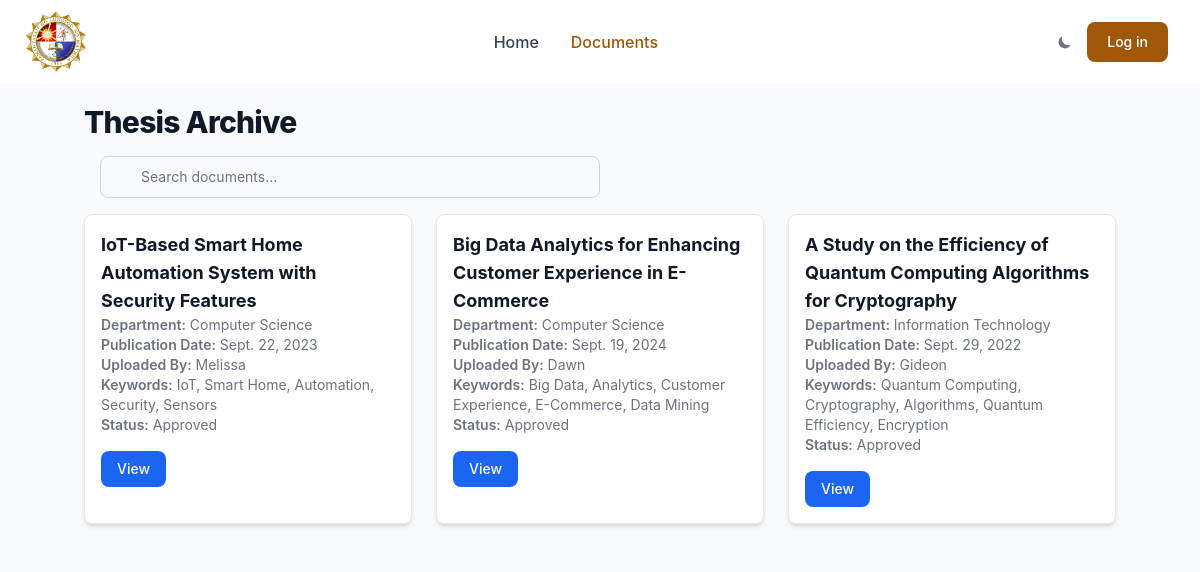
The app's page /document/list with its own data.
### archive_app/models.py (models this page shows, shortened)
class Document(models.Model):
    STATUS_CHOICES = [
        ('Pending', 'Pending'),
        ('Approved', 'Approved'),
    ]
    title = models.CharField(max_length=255)  # Required
    abstract = models.TextField(blank=True, null=True)  # Optional
    publication_date = models.DateField(blank=True, null=True)
    document_type = models.CharField(max_length=100, blank=True, null=True)  # Optional
    degree_name = models.CharField(max_length=100, blank=True, null=True)  # Optional
    subject_categories = models.CharField(max_length=255, blank=True, null=True)  # Optional
    college = models.CharField(max_length=100, blank=True, null=True)  # Optional
    department = models.CharField(max_length=100)  # Required
    advisor = models.CharField(max_length=100, blank=True, null=True)  # Optional
    panel_members = models.TextField(blank=True, null=True)  # Optional
    keywords = models.TextField(blank=True, null=True)  # Optional
    language = models.CharField(max_length=50, blank=True, null=True)  # Optional
    file_path = models.FileField(upload_to='documents/')  # Required
    uploaded_by = models.ForeignKey(User, on_delete=models.CASCADE)  # Required
    status = models.CharField(max_length=10, choices=STATUS_CHOICES, default='Pending')  # Required

class User(AbstractUser):
    ROLE_CHOICES = [
        ('guest', 'Guest'),
        ('student', 'Student'),
        ('admin', 'Admin'),
    ]
    username = None  # Remove the username field
    first_name = None  # Remove the first_name field
    last_name = None  # Remove the last_name field
    email = models.EmailField(unique=True)  # Use email as the unique identifier
    full_name = models.CharField(max_length=255, blank=True)  # Custom full_name field
    role = models.CharField(max_length=10, choices=ROLE_CHOICES, default='guest')
    is_active = models.BooleanField(default=True)
    objects = CustomUserManager()  # Attach the custom manager
    USERNAME_FIELD = 'email'  # Set email as the unique identifier for authentication
    REQUIRED_FIELDS = []  # Remove the requirement for other fields during user creation

### archive_app/views.py (the view)
# urls.py: path('document/list', views.document_list, name='document_list'),
def document_list(request):
    query = request.GET.get('q')  # For search functionality
    status_filter = request.GET.get('status')  # For status filtering (Pending, Approved, etc.)
    if request.user.is_authenticated:
        if request.user.role == 'student':
            documents = Document.objects.filter(
                Q(status="Approved") | Q(status="Pending", uploaded_by=request.user)
            )
        elif request.user.role == 'admin':
            documents = Document.objects.all()
        else:
            documents = Document.objects.filter(status="Approved")
    else:
        documents = Document.objects.filter(status="Approved")
    if query:
        documents = documents.filter(
            Q(title__icontains=query) | Q(keywords__icontains=query) | Q(abstract__icontains=query)
        )
    if status_filter:
        documents = documents.filter(status=status_filter)
    paginator = Paginator(documents, 10)  # Show 10 documents per page
    page = request.GET.get('page')
    documents = paginator.get_page(page)
    return render(request, 'document_list.html', {
        'documents': documents,
        'query': query,
        'selected_status': status_filter,
    })

### templates/document_list.html (shortened to what this page needs)
{% extends "_base.html" %}
{% load static %}
{% block content %}
<section class="bg-gray-50 dark:bg-gray-900 p-3 sm:p-5">
    <div class="mx-auto max-w-screen-xl px-4 lg:px-12">
        <h1 class="text-2xl font-extrabold tracking-tight leading-none text-gray-900 md:text-3xl dark:text-white">
            Thesis Archive
        </h1>
        <div class="flex items-center justify-between space-y-3 md:space-y-0 md:space-x-4 p-4">
            <div class="w-full md:w-1/2">
                <form method="GET" class="flex items-center">
                    <div class="relative w-full">
                        <input type="text" id="search" name="q"
                            class="bg-gray-50 border border-gray-300 text-gray-900 text-sm rounded-lg focus:ring-primary-500 focus:border-primary-500 block w-full pl-10 p-2.5 dark:bg-gray-700 dark:border-gray-600 dark:placeholder-gray-400 dark:text-white"
                            placeholder="Search documents..." value="{{ request.GET.q }}">
                    </div>
                </form>
            </div>
        </div>
        <div class="grid grid-cols-1 sm:grid-cols-2 lg:grid-cols-3 gap-6">
            {% for document in documents %}
            <div
                class="bg-white dark:bg-gray-800 border border-gray-200 dark:border-gray-700 rounded-lg shadow-md overflow-hidden">
                <div class="p-4">
                    <h2 class="text-lg font-bold text-gray-900 dark:text-white">
                        {{ document.title }}
                    </h2>
                    <p class="text-sm text-gray-500 dark:text-gray-400">
                        <span class="font-semibold">Department:</span> {{ document.department }}
                    </p>
                    <p class="text-sm text-gray-500 dark:text-gray-400">
                        <span class="font-semibold">Publication Date:</span> {{ document.publication_date }}
                    </p>
                    <p class="text-sm text-gray-500 dark:text-gray-400">
                        <span class="font-semibold">Uploaded By:</span> {{ document.uploaded_by.full_name }}
                    </p>
                    <p class="text-sm text-gray-500 dark:text-gray-400">
                        <span class="font-semibold">Keywords:</span> {{ document.keywords }}
                    </p>
                    <p class="text-sm text-gray-500 dark:text-gray-400">
                        <span class="font-semibold">Status:</span> {{ document.status }}
                    </p>
                    <div class="mt-4 flex justify-between">
                        <a href="{% url 'view_document' document.id %}"
                            class="text-white bg-blue-600 hover:bg-blue-700 font-medium rounded-lg text-sm px-4 py-2">
                            View
                        </a>
                    </div>
                </div>
            </div>
            {% empty %}
            <p class="text-center text-gray-500 dark:text-gray-400">
                No documents found.
            </p>
            {% endfor %}
        </div>
    </div>
</section>
{% endblock content %}

### templates/_base.html (shortened to what this page needs)
{% load compress %} {% load static %} {% load custom_filters %}
<!DOCTYPE html>
<html lang="en">
  <head>
    {% compress css %}
    <link rel="stylesheet" href="{% static 'src/output.css' %}" />
    {% endcompress %}
  </head>
  <body class="bg-gray-50 dark:bg-gray-900">
    <header>
      <nav
        class="bg-white border-gray-200 px-4 lg:px-6 py-2.5 dark:bg-gray-800"
      >
        <div
          class="flex flex-wrap justify-between items-center mx-auto max-w-screen-xl"
        >
          <a href="#" class="flex items-center">
            <img
              src="{% static 'assets/plm-logo.png' %}"
              class="mr-3 h-10 sm:h-16"
              alt="PLM Logo"
            />
          </a>
          <div class="flex items-center lg:order-2">
            <button
              id="theme-toggle"
              type="button"
              class="text-gray-500 dark:text-gray-400 hover:bg-gray-100 dark:hover:bg-gray-700 focus:outline-none focus:ring-4 focus:ring-gray-200 dark:focus:ring-gray-700 rounded-lg p-1.5 mr-2"
            >
              <svg
                id="theme-toggle-dark-icon"
                class="hidden w-4 h-4"
                fill="currentColor"
                viewBox="0 0 20 20"
                xmlns="http://www.w3.org/2000/svg"
              >
                <path
                  d="M17.293 13.293A8 8 0 016.707 2.707a8.001 8.001 0 1010.586 10.586z"
                ></path>
              </svg>
            </button>
            {% if not user.is_authenticated %}
            <a
              href="{% url 'login' %}"
              class="text-white bg-yellow-600 hover:bg-yellow-700 focus:ring-4 focus:ring-blue-300 font-medium rounded-lg text-sm px-4 lg:px-5 py-2 lg:py-2.5 mr-2 dark:bg-yellow-500 dark:hover:bg-yellow-600 dark:focus:ring-blue-700"
            >
              Log in
            </a>
            {% endif %}
          </div>
          <div
            class="hidden justify-center items-center w-full lg:flex lg:w-auto lg:order-1"
            id="mobile-menu-2"
          >
            <ul
              class="flex flex-col mt-4 font-medium lg:flex-row lg:space-x-8 lg:mt-0"
            >
              {% if not user.is_authenticated %}
              <li>
                <a
                  href="{% url 'index' %}"
                  class="text-gray-700 dark:text-gray-300 hover:text-yellow-600 dark:hover:text-yellow-400 {% if request.path == '/' %} text-yellow-600 dark:text-yellow-400 {% endif %}"
                >
                  Home
                </a>
              </li>
              {% endif %}
              <li>
                <a
                  href="{% url 'document_list' %}"
                  class="text-gray-700 dark:text-gray-300 hover:text-yellow-600 dark:hover:text-yellow-400 {% if request.path == '/document/list' %} text-yellow-600 dark:text-yellow-400 {% endif %}"
                >
                  Documents
                </a>
              </li>
            </ul>
          </div>
        </div>
      </nav>
    </header>
    <div class="container mx-auto px-4 max-w-full">
      {% block content %} {% endblock content %}
    </div>
  </body>
</html>

### records on screen
Document: title "IoT-Based Smart Home Automation System with Security Features", department "Computer Science", publication_date "Sept. 22, 2023", uploaded_by.full_name "Melissa", keywords "IoT, Smart Home, Automation, Security, Sensors", status "Approved"
Document: title "Big Data Analytics for Enhancing Customer Experience in E-Commerce", department "Computer Science", publication_date "Sept. 19, 2024", uploaded_by.full_name "Dawn", keywords "Big Data, Analytics, Customer Experience, E-Commerce, Data Mining", status "Approved"
Document: title "A Study on the Efficiency of Quantum Computing Algorithms for Cryptography", department "Information Technology", publication_date "Sept. 29, 2022", uploaded_by.full_name "Gideon", keywords "Quantum Computing, Cryptography, Algorithms, Quantum Efficiency, Encryption", status "Approved"
